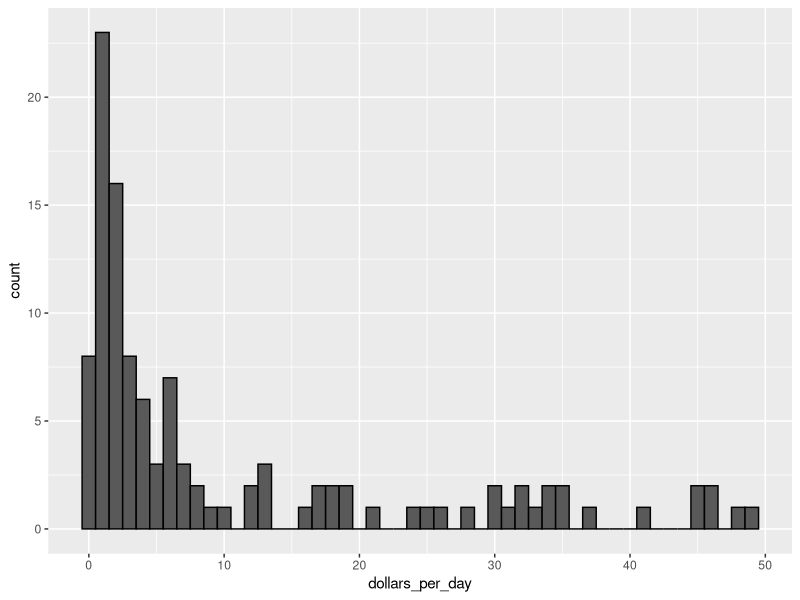
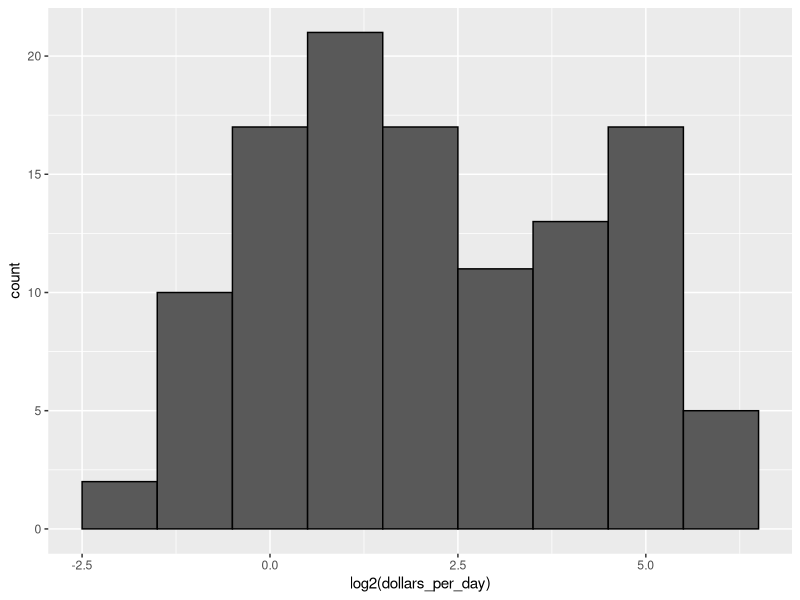
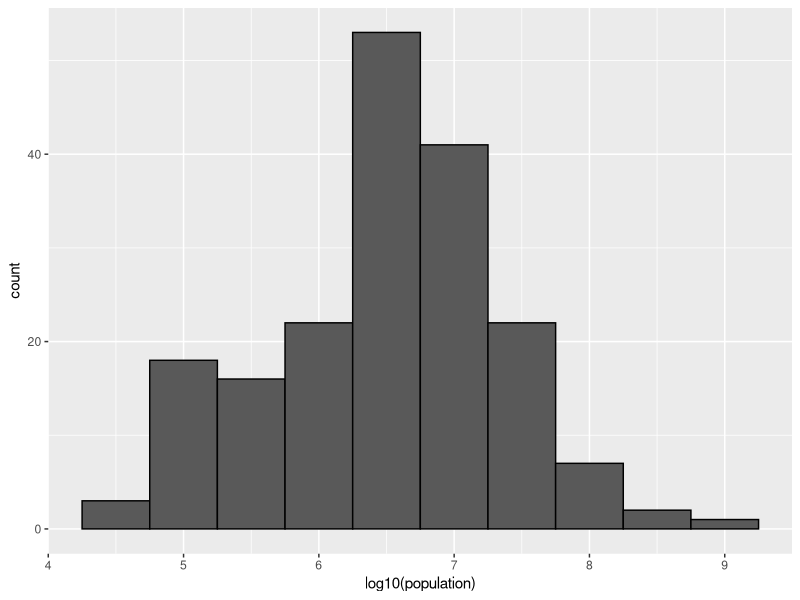
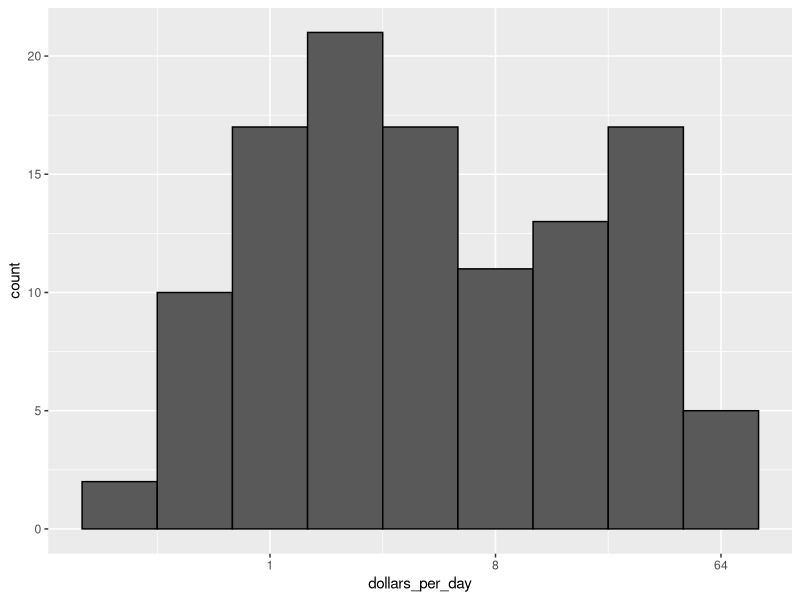
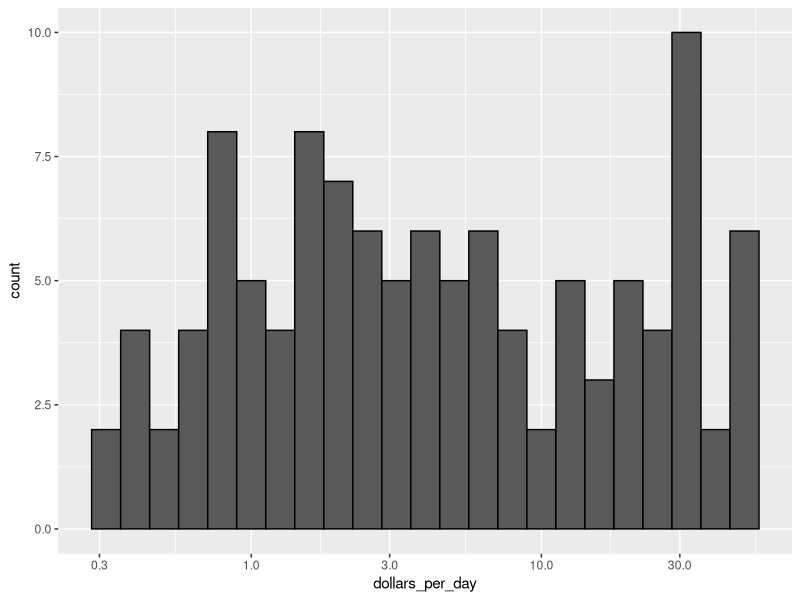
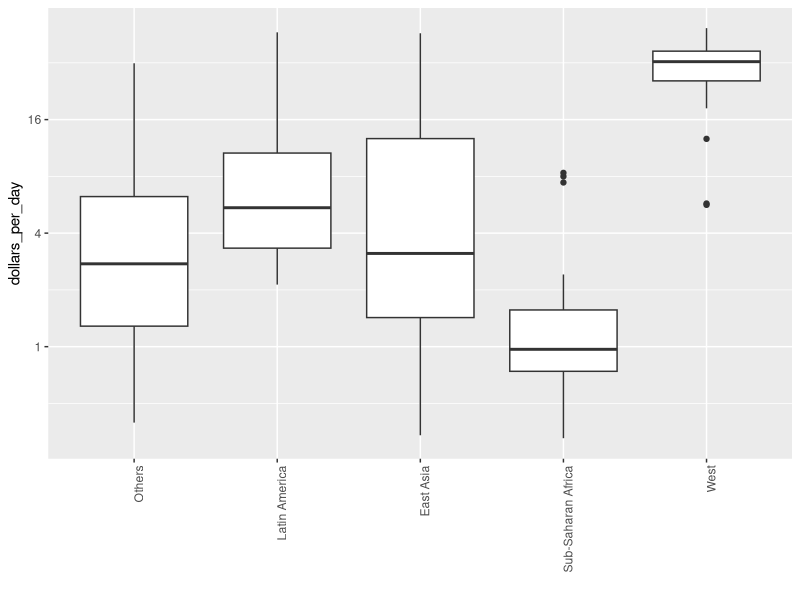
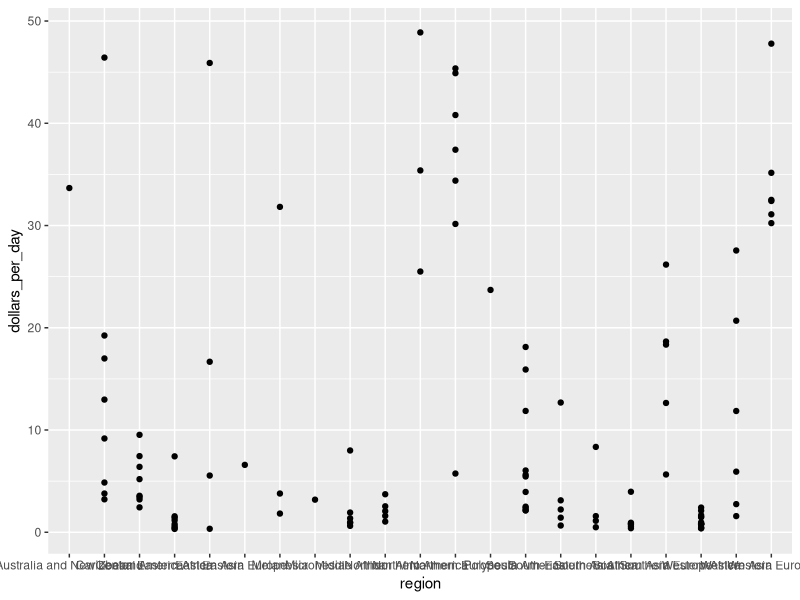
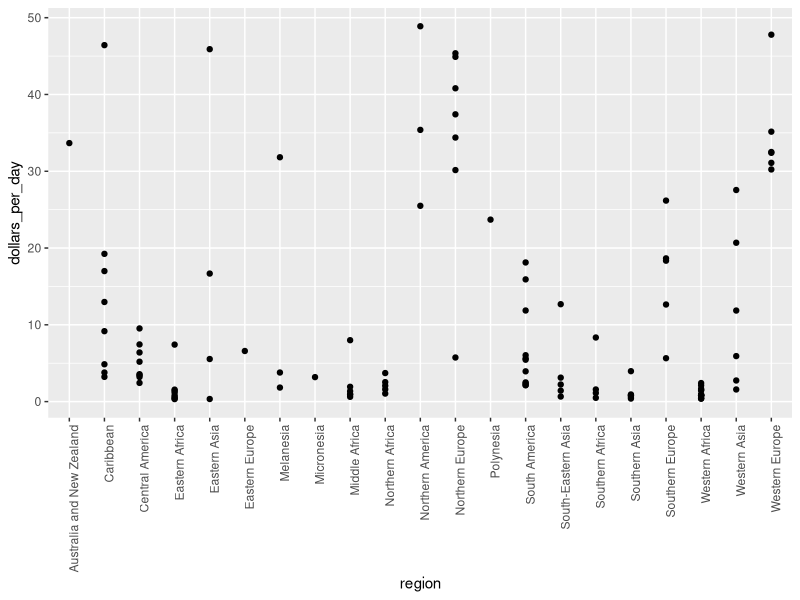

Here is the R script that generated these plots, in order:
library(tidyverse)
library(dslabs)

past_year <- 1970
gapminder <- gapminder %>%  mutate(dollars_per_day = gdp/population/365)

gapminder %>% 
  filter(year == past_year & !is.na(gdp)) %>%
  ggplot(aes(dollars_per_day)) + 
  geom_histogram(binwidth = 1, color = "black")

gapminder %>% 
  filter(year == past_year & !is.na(gdp)) %>%
  ggplot(aes(log2(dollars_per_day))) + 
  geom_histogram(binwidth = 1, color = "black")

gapminder %>% 
  filter(year == past_year) %>%
  ggplot(aes(log10(population))) +
  geom_histogram(binwidth = 0.5, color = "black")


gapminder %>% 
  filter(year == past_year & !is.na(gdp)) %>%
  ggplot(aes(dollars_per_day)) + 
  geom_histogram(binwidth = 1, color = "black") +
  scale_x_continuous(trans = "log2")

gapminder %>% 
  filter(year == past_year & !is.na(gdp)) %>%
  ggplot(aes(dollars_per_day)) + 
  geom_histogram(binwidth = 0.1, color = "black") +
  scale_x_log10()


gapminder <- gapminder %>% 
  mutate(group = case_when(
    region %in% c("Western Europe", "Northern Europe","Southern Europe", 
                  "Northern America", "Australia and New Zealand") ~ "West",
    region %in% c("Eastern Asia", "South-Eastern Asia") ~ "East Asia",
    region %in% c("Caribbean", "Central America", "South America") ~ "Latin America",
    continent == "Africa" & region != "Northern Africa" ~ "Sub-Saharan Africa",
    TRUE ~ "Others"))

gapminder <- gapminder %>% 
  mutate(group = factor(group, 
                        levels = c("Others", "Latin America", "East Asia", "Sub-Saharan Africa", "West")))

p <- gapminder %>% 
  filter(year == past_year & !is.na(gdp)) %>%
  ggplot(aes(group, dollars_per_day)) +
  geom_boxplot() +
  theme(axis.text.x = element_text(angle = 90, hjust = 1)) +
  scale_y_continuous(trans = "log2") +
  xlab("")
p 


p <- gapminder %>% 
  filter(year == past_year & !is.na(gdp)) %>%
  ggplot(aes(region, dollars_per_day)) 
p + geom_point() 


p + geom_point() +
  theme(axis.text.x = element_text(angle = 90, hjust = 1))



p <- gapminder %>% 
  filter(year == past_year & !is.na(gdp)) %>%
  mutate(region = reorder(region, dollars_per_day, FUN = median)) %>%
  ggplot(aes(region, dollars_per_day)) +
  geom_point() +
  theme(axis.text.x = element_text(angle = 90, hjust = 1)) 
p

p + scale_y_continuous(trans = "log2")

p <- gapminder %>% 
  filter(year == past_year & !is.na(gdp)) %>%
  ggplot(aes(group, dollars_per_day)) +
  geom_boxplot() +
  theme(axis.text.x = element_text(angle = 90, hjust = 1)) +
  scale_y_continuous(trans = "log2") +
  xlab("")
p 

p + geom_point(alpha = 0.5)

library(ggridges)
p <- gapminder %>% 
  filter(year == past_year & !is.na(dollars_per_day)) %>%
  ggplot(aes(dollars_per_day, group)) + 
  scale_x_continuous(trans = "log2") 
p  + geom_density_ridges() 

p + geom_density_ridges(jittered_points = TRUE, 
                        position = position_points_jitter(width = 0.05, height = 0),
                        point_shape = '|', point_size = 3, point_alpha = 1, alpha = 0.7)

past_year <- 1970
present_year <- 2010
gapminder %>% 
  filter(year %in% c(past_year, present_year) & !is.na(gdp)) %>%
  mutate(west = ifelse(group == "West", "West", "Developing")) %>%
  ggplot(aes(dollars_per_day)) +
  geom_histogram(binwidth = 1, color = "black") +
  scale_x_continuous(trans = "log2") + 
  facet_grid(year ~ west)

country_list_1 <- gapminder %>% 
  filter(year == past_year & !is.na(dollars_per_day)) %>% 
  pull(country)

country_list_2 <- gapminder %>% 
  filter(year == present_year & !is.na(dollars_per_day)) %>% 
  pull(country)

country_list <- intersect(country_list_1, country_list_2)

gapminder %>% 
  filter(year %in% c(past_year, present_year) & !is.na(gdp) & country %in% country_list) %>%
  mutate(west = ifelse(group == "West", "West", "Developing")) %>%
  ggplot(aes(dollars_per_day)) +
  geom_histogram(binwidth = 1, color = "black") +
  scale_x_continuous(trans = "log2") + 
  facet_grid(year ~ west)


gapminder %>% 
  filter(year %in% c(past_year, present_year) & country %in% country_list) %>%
  ggplot(aes(group, dollars_per_day)) +
  geom_boxplot() +
  theme(axis.text.x = element_text(angle = 90, hjust = 1)) +
  scale_y_continuous(trans = "log2") +
  xlab("") +
  facet_grid(. ~ year)


gapminder %>% 
  filter(year %in% c(past_year, present_year) & country %in% country_list) %>%
  mutate(year = factor(year)) %>%
  ggplot(aes(group, dollars_per_day, fill = year)) +
  geom_boxplot() +
  theme(axis.text.x = element_text(angle = 90, hjust = 1)) +
  scale_y_continuous(trans = "log2") +
  xlab("") 


gapminder %>% 
  filter(year %in% c(past_year, present_year) & country %in% country_list) %>%
  ggplot(aes(dollars_per_day)) +
  geom_density(fill = "grey") + 
  scale_x_continuous(trans = "log2") + 
  facet_grid(. ~ year)


gapminder %>% 
  filter(year %in% c(past_year, present_year) & country %in% country_list) %>%
  mutate(group = ifelse(group == "West", "West", "Developing")) %>%
  ggplot(aes(dollars_per_day, fill = group)) +
  scale_x_continuous(trans = "log2") +
  geom_density(alpha = 0.2) + 
  facet_grid(year ~ .)
